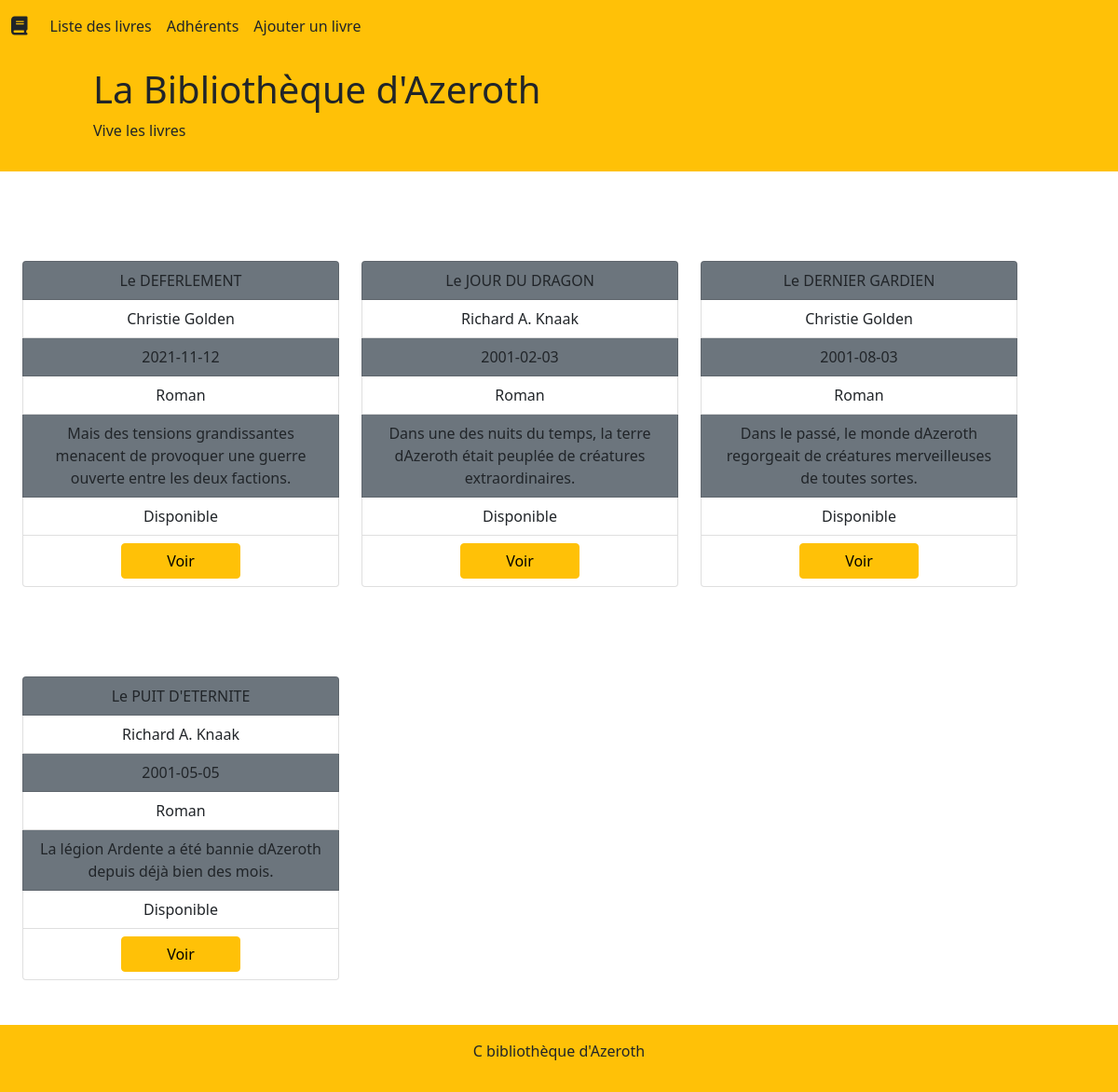
Before: / with the older database file.
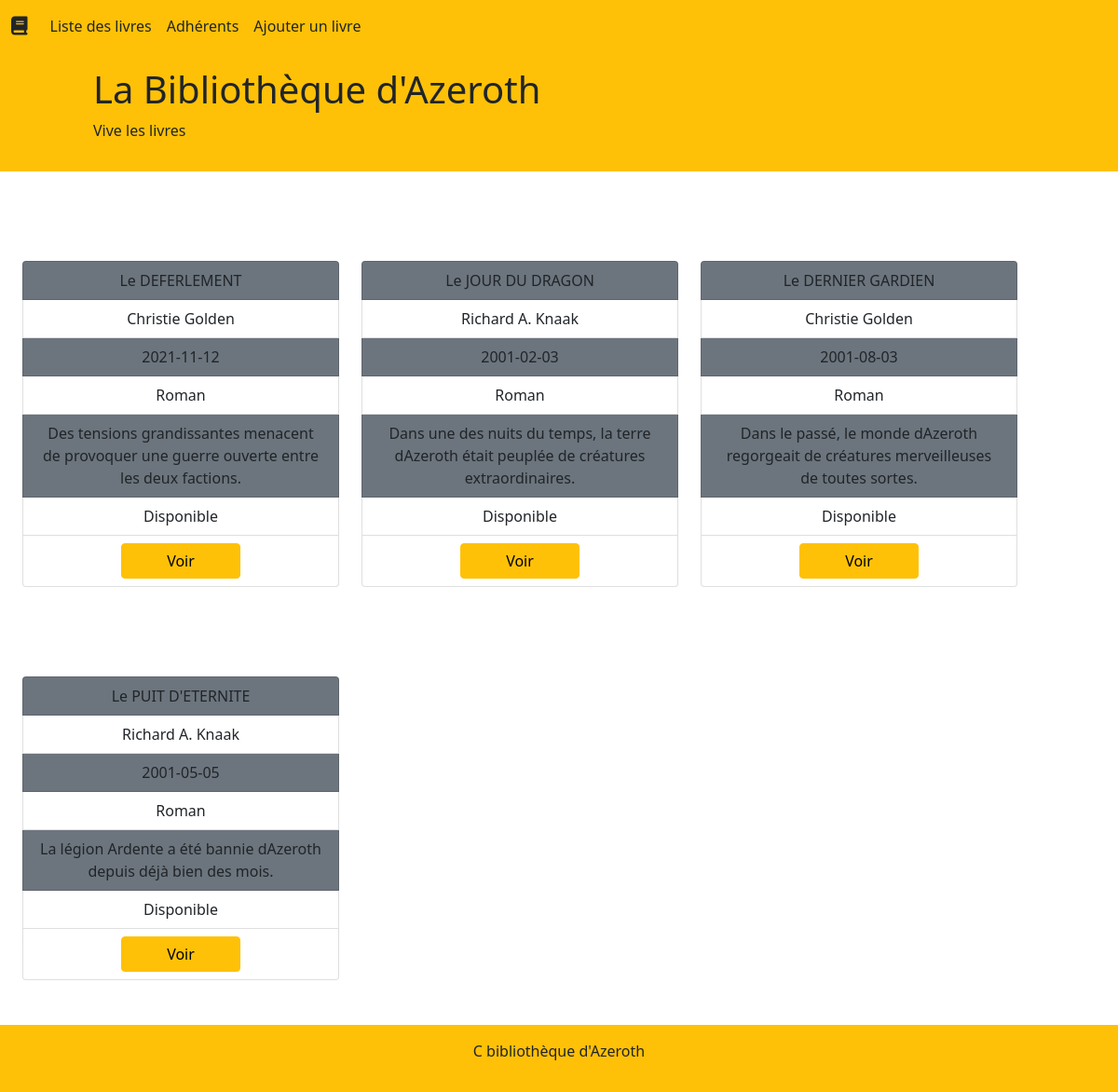
After: the same page with the newer database file.
### tables this page shows
CREATE TABLE book
(
    bookID INT UNSIGNED NOT NULL AUTO_INCREMENT,
    title VARCHAR(100),
    autor VARCHAR(100),
    publication DATE,
    category VARCHAR(100),
    summary VARCHAR(255),
    disponibility VARCHAR(100),
    userID INT UNSIGNED,
    PRIMARY KEY (bookID),
    FOREIGN KEY (userID) REFERENCES user(userID)
);

### index.php (called while the page is built)
<?php
require "model/dataBase.php";
require "model/bookManager.php";
require "model/entity/book.php";
$bookManager = new bookManager();
$books = $bookManager->getBooks();
require "view/indexView.php";

### model/dataBase.php (called while the page is built, shortened)
<?php
abstract class DataBase {
    static public function getDB(){
        try{
            $db = new PDO("mysql:host=" . self::HOST . ";dbname=" . self::NAME, self::LOGIN, self::PASSWORD);
            return $db;
        }catch (Exception $e) {
            exit($e->getMessage());
        }
    }
}

### model/bookManager.php (called while the page is built, shortened)
<?php
class bookManager {
  private PDO $_db;
  public function getBooks() {
    $query = $this->_db->prepare("SELECT * FROM book");
    $query->execute();
    $result = $query->fetchALL(PDO::FETCH_ASSOC);
    foreach ($result as $key =>$book) {
      $result[$key] = new Book($book);
    }
    return $result;
  }
  function __construct(){
    $this->_db = DataBase::getDB();
}
}

### model/entity/book.php (called while the page is built, shortened)
<?php
class Book {
    protected int $bookID;
    protected string $title;
    protected string $autor;
    protected string $publication ;
    protected string $category;
    protected string $summary;
    protected string $disponibility;
    public function setBookID(int $bookID){
        $this->bookID = $bookID;
    }
    public function getBookID():int{
        return $this->bookID;
    }
    public function setTitle(string $title){
        $this->title = $title;
    }
    public function getTitle():string{
        return $this->title;
    }
    public function setAutor(string $autor){
        $this->autor = $autor;
    }
    public function getAutor():string{
        return $this->autor;
    }
    public function setPublication(string $publication){
        $this->publication = $publication;
    }
    public function getPublication():string{
        return $this->publication;
    }
    public function setCategory(string $category){
        $this->category = $category;
    }
    public function getCategory():string{
        return $this->category;
    }
    public function setSummary(string $summary){
        $this->summary = $summary;
    }
    public function getSummary():string{
        return $this->summary;
    }
    public function setDisponibility(string $disponibility){
        $this->disponibility = $disponibility;
    }
    public function getDisponibility():string{
        return $this->disponibility;
    }
    public function hydrate(array $data){
        foreach ($data as $key => $value) {
            $method = "set" . ucfirst($key);
        }
    }
}

### view/indexView.php (the view)
<?php
include "view/template/header.php";
?>
<div class="container row">
    <?php foreach($books as $book) : ?>
        <div class="col-4 text-center my-5">
            <ul class="list-group">
                <li class="list-group-item bg-secondary"><?php echo $book->getTitle()?></li>
                <li class="list-group-item "><?php echo $book->getAutor()?></li>
                <li class="list-group-item bg-secondary"><?php echo $book->getPublication()?></li>
                <li class="list-group-item"><?php echo $book->getCategory()?></li>
                <li class="list-group-item bg-secondary"><?php echo $book->getSummary()?></li>
                <li class="list-group-item"><?php echo $book->getDisponibility()?></li>
                <li class="list-group-item">
                    <a class="btn btn-warning  px-5" href="book.php?id=<?php echo $book->getBookID();?>">Voir</a>
                </li>
            </ul>
        </div>
    <?php endforeach;?>
</div>
<?php
include "view/template/footer.php";
?>

### view/template/header.php (shortened to what this page needs)
<!doctype html>
<html lang="en">
<head>
  <link href="https://cdn.jsdelivr.net/npm/bootstrap@5.0.1/dist/css/bootstrap.min.css" rel="stylesheet">
  <link rel="stylesheet" href="assets/css/normalize.css">
  <link rel="stylesheet" href="assets/css/main.css">
</head>
<body>
  <header class="mb-5 bg-warning ">
    <?php include ("nav.php") ?>
        <section class="top py-3">
          <div class="offset-1">
          <h1>La Bibliothèque d'Azeroth</h1>
          <p>Vive les livres</p>
          </div>
        </section>
        </header>
<main  class="mh-100">

### view/template/nav.php (shortened to what this page needs)
<nav class="navbar navbar-expand-lg navbar-warning">
      <div class="container-fluid">
        <a class="navbar-brand navFont text-dark" href="index.php"><i class="fas fa-book"></i></a>
        <div class="collapse navbar-collapse " id="navbarSupportedContent">
          <ul class="navbar-nav me-auto mb-2 mb-lg-0 ">
            <li class="nav-item">
              <a class="nav-link active text-dark " aria-current="page" href="index.php">Liste des livres</a>
            </li>
            <li class="nav-item">
              <a class="nav-link text-dark" href="users.php">Adhérents</a>
            </li>
            <li class="nav-item">
              <a class="nav-link text-dark" href="newBook.php">Ajouter un livre</a>
            </li>
          </ul>
        </div>
      </div>
    </nav>

### view/template/footer.php (shortened to what this page needs)
</main>
<footer class="text-center py-3 bg-warning">
    <p>C bibliothèque d'Azeroth</p>
</footer>
</body>
</html>

### assets/css/main.css (style rules this page uses)
html { color: #222; font-size: 1em; line-height: 1.4; }
.mh-100 { min-height: 100vh; }

Changed rows visible on the page:
changed book "Le DEFERLEMENT": summary "Mais des tensions grandissantes menacent de provoquer une guerre ouverte entre les deux factions." → "Des tensions grandissantes menacent de provoquer une guerre ouverte entre les deux factions."
